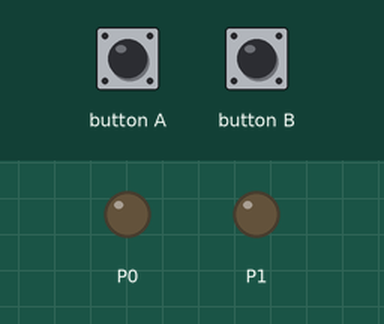
Simulated run of this program. Board: BBC micro:bit (MakeCode). Parts: output pins drawn as LEDs (lit = HIGH). Dashed ring = blinking. Inputs (shaded band) come from the test bench.

Above: at 1.2 s.
1.3 s: button A pressed for 0.15 s
At 2.2 s:
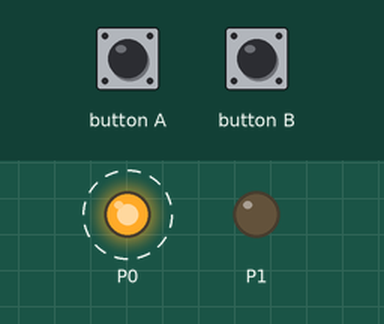
4.4 s: button B pressed for 0.15 s
At 5.6 s:
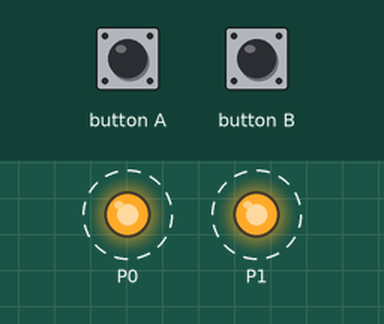
Timing chart, 0 to 10.0 s (numbered marks = the images above; inputs shaded):
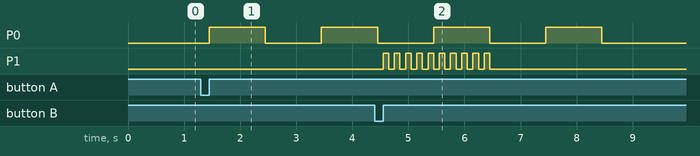

Measured:
- after the input at 1.3 s, P0: LOW → HIGH after 0.15 s, → LOW 1.0 s later, → HIGH 1.0 s later
- after the input at 4.4 s, P1: alternates HIGH for 0.10 s and LOW for 0.10 s, 20 changes in all, then stays LOW, starting after 0.15 s

The program:

main.ts
```typescript
input.onButtonPressed(Button.A, function () {
    for (let index = 0; index < 4; index++) {
        pins.digitalWritePin(DigitalPin.P0, 1)
        basic.pause(1000)
        pins.digitalWritePin(DigitalPin.P0, 0)
        basic.pause(1000)
    }
})
input.onButtonPressed(Button.B, function () {
    for (let index = 0; index < 10; index++) {
        pins.digitalWritePin(DigitalPin.P1, 1)
        basic.pause(100)
        pins.digitalWritePin(DigitalPin.P1, 0)
        basic.pause(100)
    }
})
led.enable(false)
basic.forever(function () {

})
```

test.ts
```typescript
// aquí va el archivo "tests"; esto no se compilará cuando este paquete se utilice como una extensión.
```
